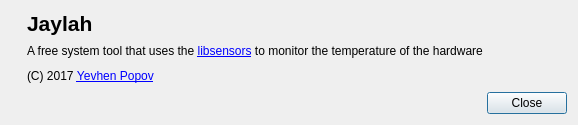
<?xml version="1.0" encoding="UTF-8"?>
<ui version="4.0">
 <class>AboutDialog</class>
 <widget class="QDialog" name="AboutDialog">
  <property name="geometry">
   <rect>
    <x>0</x>
    <y>0</y>
    <width>578</width>
    <height>125</height>
   </rect>
  </property>
  <property name="windowTitle">
   <string>About</string>
  </property>
  <layout class="QGridLayout" name="gridLayout2" columnstretch="1,0">
   <item row="0" column="0" colspan="2">
    <layout class="QGridLayout" name="gridLayout1" columnstretch="0,1">
     <property name="horizontalSpacing">
      <number>9</number>
     </property>
     <item row="0" column="0" rowspan="3">
      <widget class="QLabel" name="label1">
       <property name="text">
        <string/>
       </property>
       <property name="pixmap">
        <pixmap resource="resources.qrc">:/resources/icons/application.svgz</pixmap>
       </property>
       <property name="alignment">
        <set>Qt::AlignLeading|Qt::AlignLeft|Qt::AlignTop</set>
       </property>
      </widget>
     </item>
     <item row="0" column="1">
      <widget class="QLabel" name="label2">
       <property name="styleSheet">
        <string notr="true">font-size: 16pt;
font-weight: bold;</string>
       </property>
       <property name="text">
        <string>Jaylah</string>
       </property>
      </widget>
     </item>
     <item row="1" column="1">
      <widget class="QLabel" name="label3">
       <property name="text">
        <string>&lt;html&gt;A free system tool that uses the &lt;a href=&quot;http://www.lm-sensors.org/&quot;&gt;libsensors&lt;/a&gt; to monitor the temperature of the hardware&lt;/html&gt;</string>
       </property>
       <property name="openExternalLinks">
        <bool>true</bool>
       </property>
      </widget>
     </item>
     <item row="2" column="1">
      <widget class="QLabel" name="label4">
       <property name="text">
        <string>&lt;html&gt;(C) 2017 &lt;a href=&quot;mailto:popov895@ukr.net&quot;&gt;Yevhen Popov&lt;/a&gt;&lt;/html&gt;</string>
       </property>
      </widget>
     </item>
    </layout>
   </item>
   <item row="1" column="0">
    <spacer name="spacer">
     <property name="orientation">
      <enum>Qt::Horizontal</enum>
     </property>
     <property name="sizeHint" stdset="0">
      <size>
       <width>0</width>
       <height>0</height>
      </size>
     </property>
    </spacer>
   </item>
   <item row="1" column="1">
    <widget class="QPushButton" name="pushButton">
     <property name="text">
      <string>Close</string>
     </property>
    </widget>
   </item>
  </layout>
 </widget>
 <resources>
  <include location="resources.qrc"/>
 </resources>
 <connections>
  <connection>
   <sender>pushButton</sender>
   <signal>clicked()</signal>
   <receiver>AboutDialog</receiver>
   <slot>reject()</slot>
   <hints>
    <hint type="sourcelabel">
     <x>278</x>
     <y>168</y>
    </hint>
    <hint type="destinationlabel">
     <x>227</x>
     <y>162</y>
    </hint>
   </hints>
  </connection>
 </connections>
</ui>
